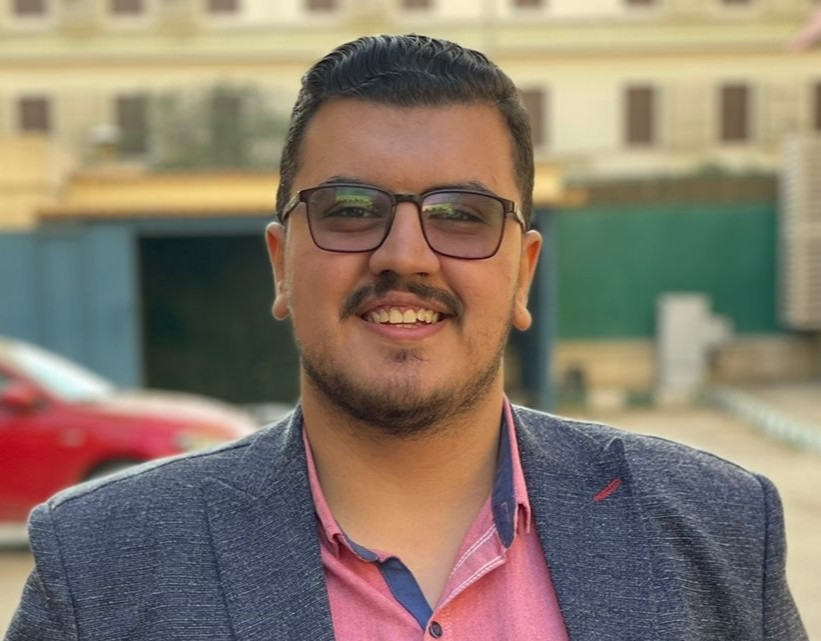
#> input picture Abram/IMG_20230506_105358.jpg, 821 x 641 px, found by its file name
$ python face_detection.py
#> lines starting #> are read from the running program, lines starting #| are printed output that depends on the picture; after the words box and inside, x2 and y2 are one past the last pixel; in counts of white or black regions, pixels touching at a corner belong together
import cv2

# Load the pre-trained face detection classifier
face_cascade = cv2.CascadeClassifier('haarcascade_frontalface_default.xml')

# Read the input image
img = cv2.imread("images/pre_processing/abram/IMG_20230506_105358.jpg")
#> img is the input picture: shape (641, 821, 3); mean B, G, R 106.8, 121.6, 135.4

# Convert the image to grayscale
gray = cv2.cvtColor(img, cv2.COLOR_BGR2GRAY)
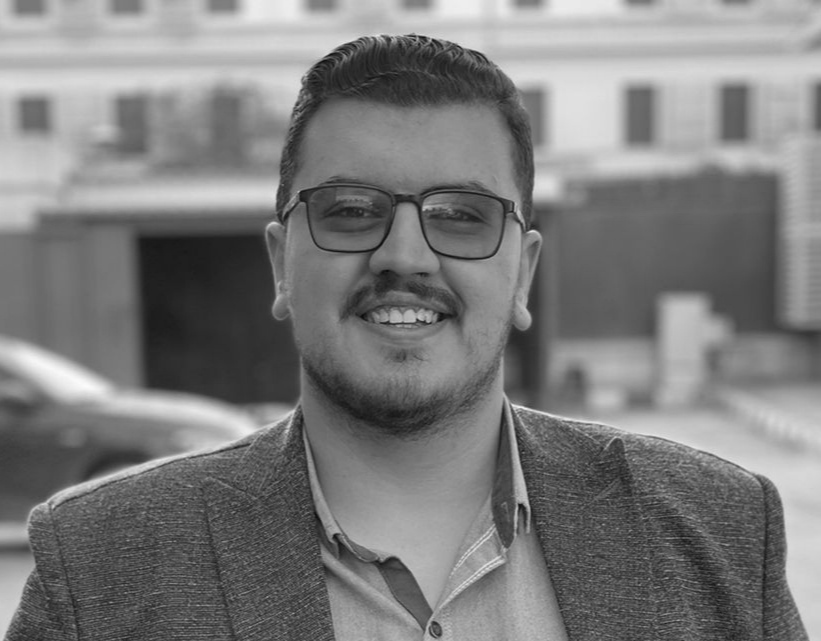
#> gray: shape (641, 821); min 11, max 252, mean 124

# Detect faces in the grayscale image
faces = face_cascade.detectMultiScale(gray, scaleFactor=1.05, minNeighbors=5)
#> faces = [[258, 99, 296, 296]]

# Draw rectangles around the detected faces
for (x, y, w, h) in faces:
    cv2.rectangle(img, (x, y), (x+w, y+h), (0, 255, 0), 2)
#> this loop made 1 pass
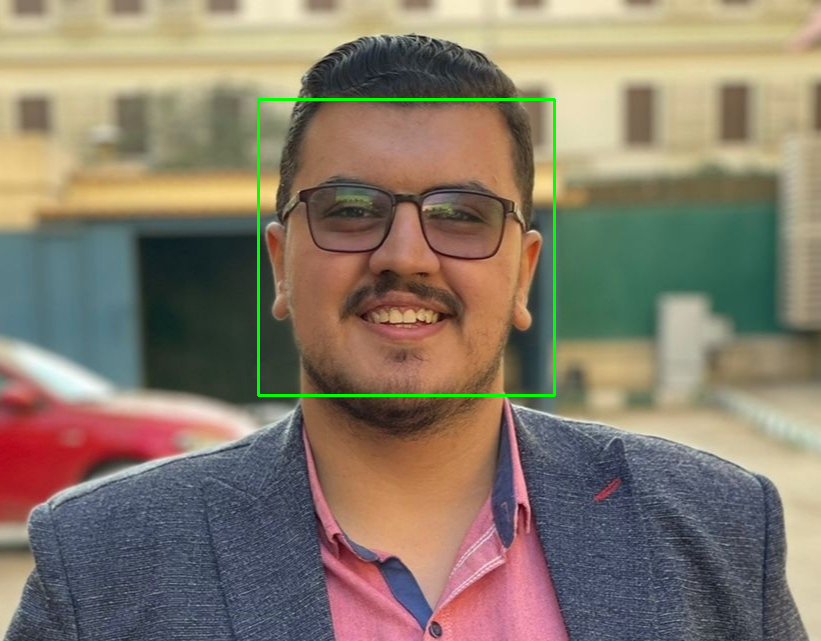
#> img: shape (641, 821, 3); 0.67% of pixels changed, all inside (x1, y1, x2, y2) = (257, 98, 556, 397)

# Display the output image
cv2.imshow('Face Detection', img)
cv2.waitKey(0)
cv2.destroyAllWindows()

$ run again, with Abram/IMG_20230506_105054.jpg copied over Abram/IMG_20230506_105358.jpg
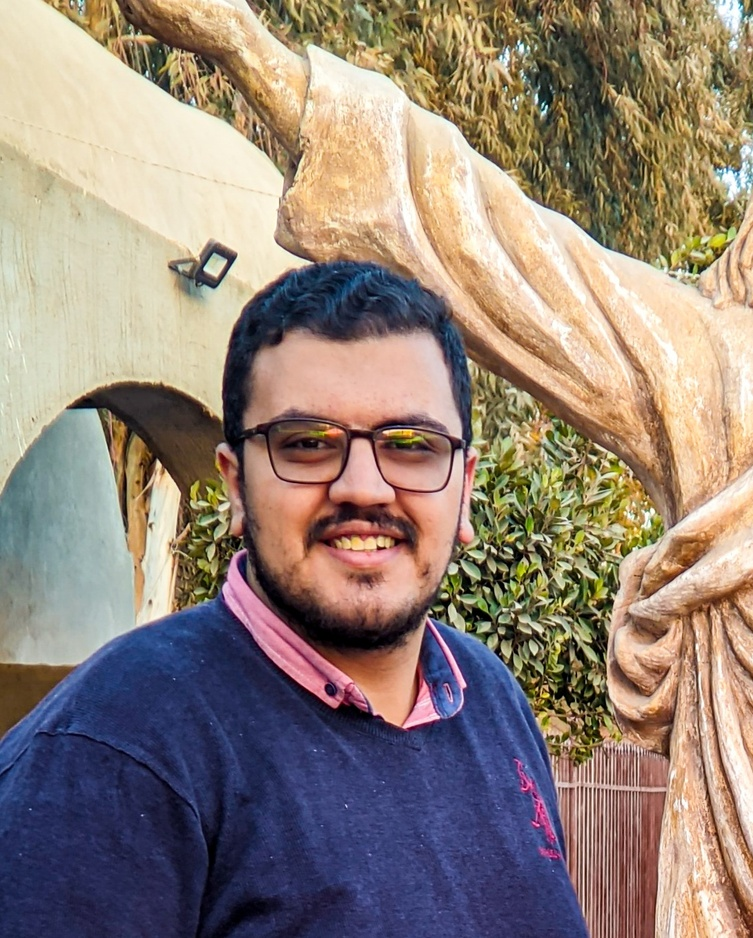
#> input picture Abram/IMG_20230506_105054.jpg, 753 x 938 px, shrunk from 1091 x 1359 before the run, found by its file name
#> img is the input picture: shape (938, 753, 3); mean B, G, R 120, 130.8, 146.3
#> `gray = cv2.cvtColor(img, cv2.COLOR_BGR2GRAY)`:
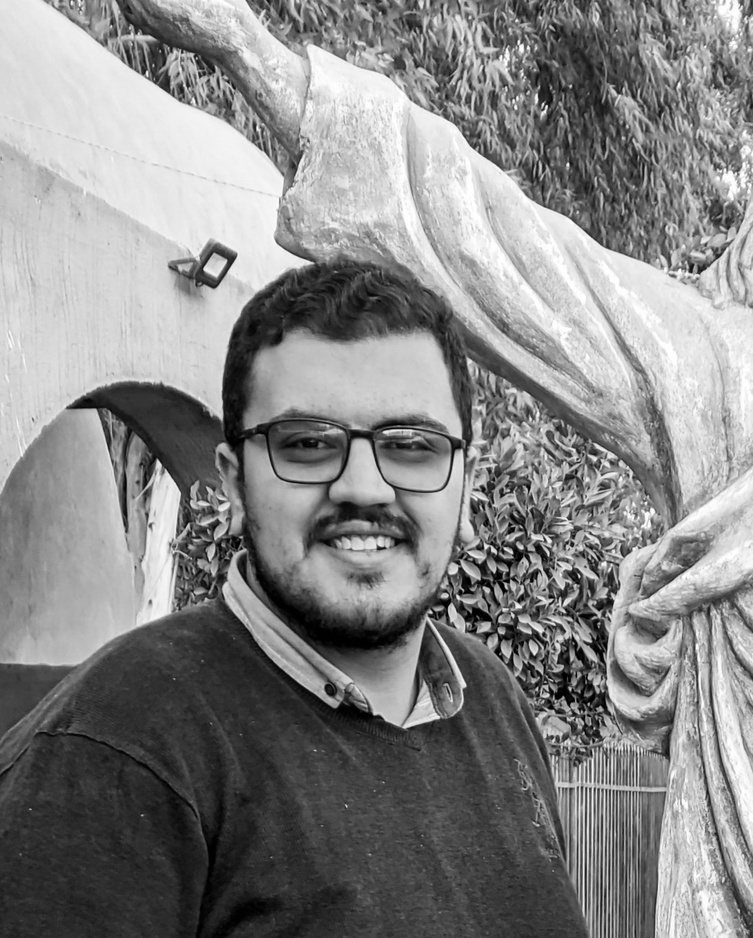
#> gray: shape (938, 753); min 0, max 255, mean 134.2
#> faces = [[219, 337, 278, 278]]
#> the loop `for (x, y, w, h) in faces:` made 1 pass
#> after the loop `for (x, y, w, h) in faces:`:
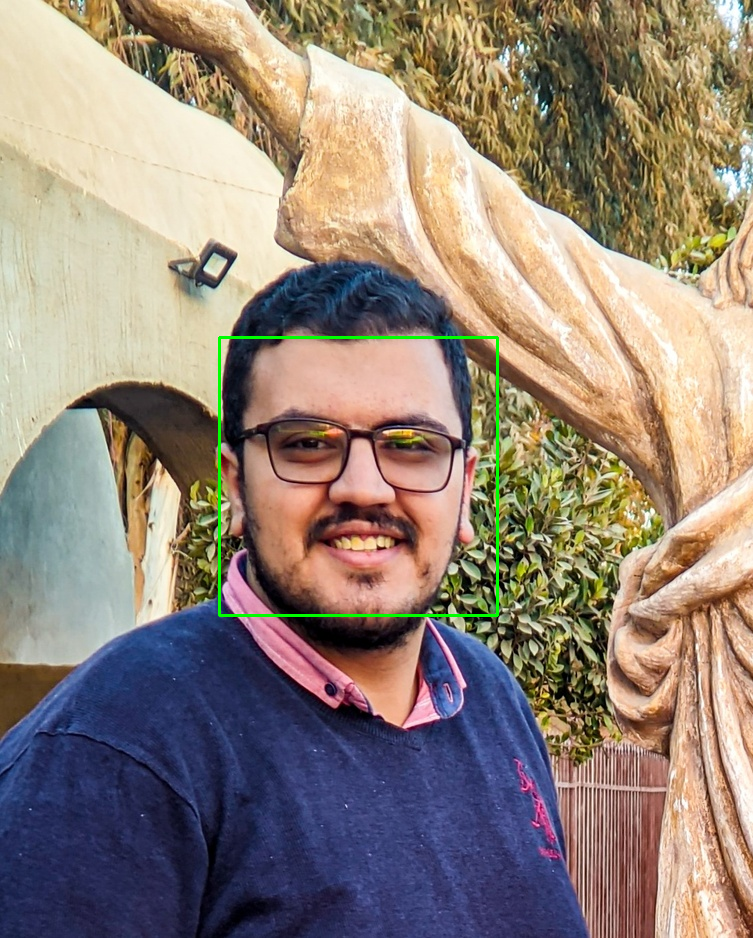
#> img: shape (938, 753, 3); 0.47% of pixels changed, all inside (x1, y1, x2, y2) = (218, 336, 499, 617)

$ run again, with Abram/IMG_20230506_105115.jpg copied over Abram/IMG_20230506_105358.jpg
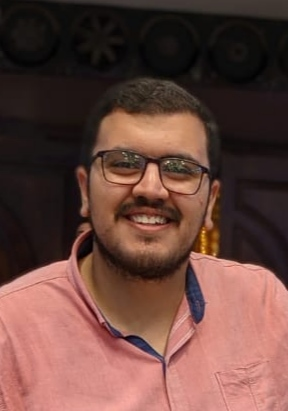
#> input picture Abram/IMG_20230506_105115.jpg, 288 x 411 px, found by its file name
#> img is the input picture: shape (411, 288, 3); mean B, G, R 61.8, 69.3, 103.7
#> `gray = cv2.cvtColor(img, cv2.COLOR_BGR2GRAY)`:
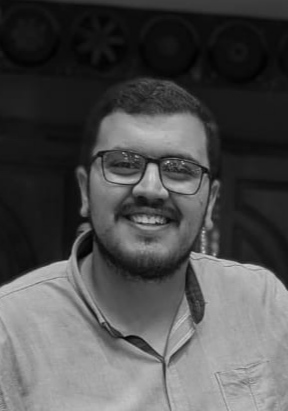
#> gray: shape (411, 288); min 1, max 208, mean 78.8
#> faces = [[70, 105, 159, 159]]
#> the loop `for (x, y, w, h) in faces:` made 1 pass
#> after the loop `for (x, y, w, h) in faces:`:
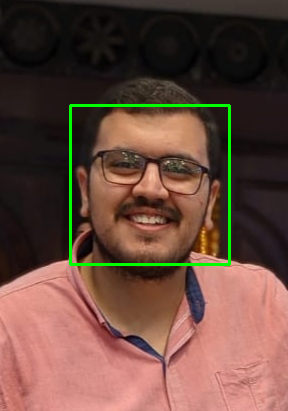
#> img: shape (411, 288, 3); 1.61% of pixels changed, all inside (x1, y1, x2, y2) = (69, 104, 231, 266)

$ run again, with Abram/IMG_20230506_105200.jpg copied over Abram/IMG_20230506_105358.jpg
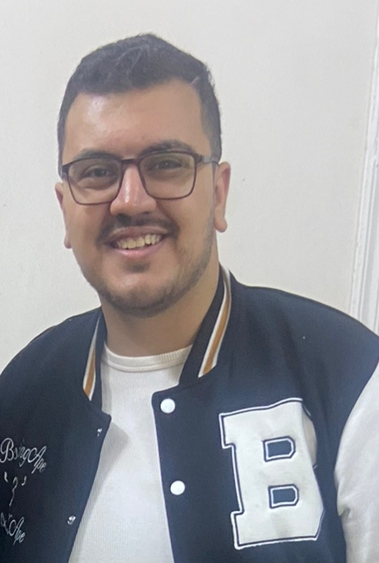
#> input picture Abram/IMG_20230506_105200.jpg, 379 x 563 px, found by its file name
#> img is the input picture: shape (563, 379, 3); mean B, G, R 160, 156.9, 158.1
#> `gray = cv2.cvtColor(img, cv2.COLOR_BGR2GRAY)`:
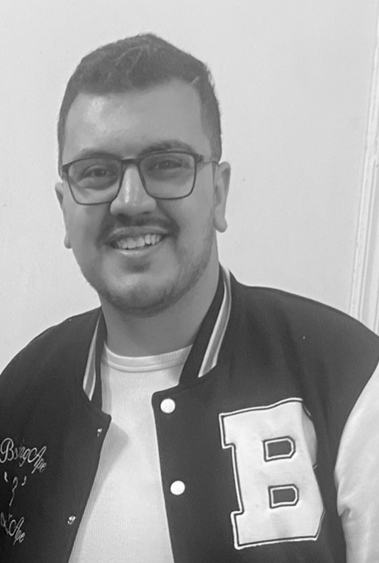
#> gray: shape (563, 379); min 3, max 253, mean 157.6
#> faces = [[195, 398, 140, 140], [39, 96, 186, 186]]
#> the loop `for (x, y, w, h) in faces:` made 2 passes
#> after the loop `for (x, y, w, h) in faces:`:
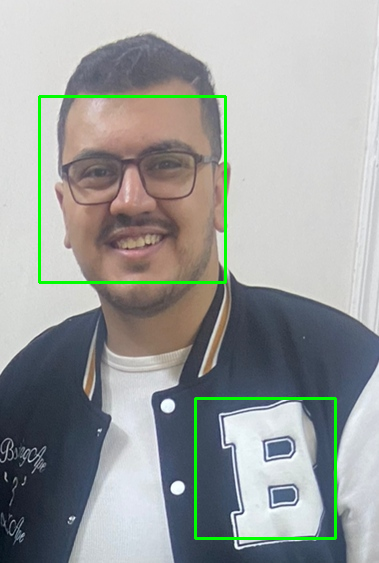
#> img: shape (563, 379, 3); 1.83% of pixels changed, all inside (x1, y1, x2, y2) = (38, 95, 337, 540)
